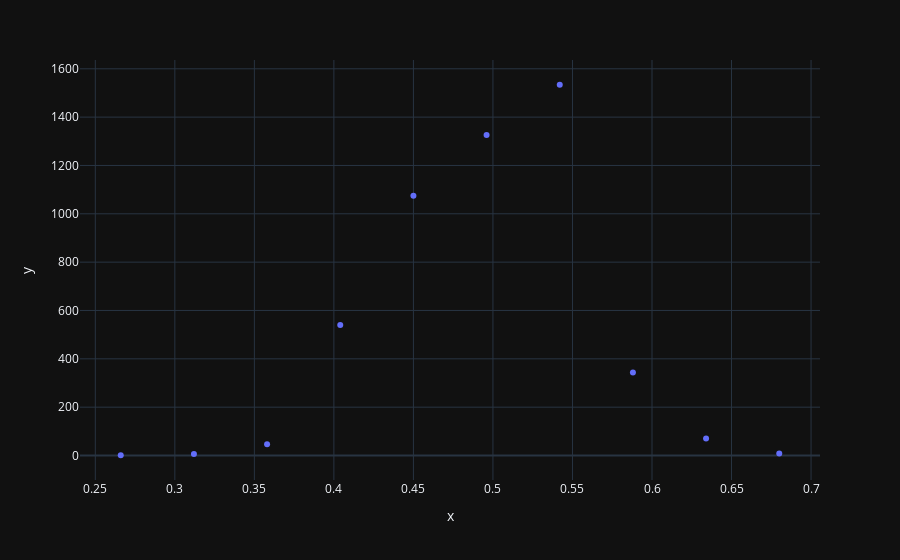

The notebook cell saved with this chart:
### Code cell
flat_solutions = np.array([r.m.flatten() for r in results])
dist = sp.spatial.distance.pdist(flat_solutions, metric='hamming')
hist, bins = np.histogram(dist, bins=dims)
px.scatter(x=bins[1:], y=hist)

### Figure 1 — Plotly figure (JSON) as saved in the notebook; plotly's stock layout.template omitted (floating-point values rounded to 4 significant figures)
{"data": [{"hovertemplate": "x=%{x}<br>y=%{y}<extra></extra>", "legendgroup": "", "marker": {"color": "#636efa", "symbol": "circle"}, "mode": "markers", "name": "", "orientation": "v", "showlegend": false, "x": [0.266, 0.312, 0.358, 0.404, 0.45, 0.496, 0.542, 0.588, 0.634, 0.68], "xaxis": "x", "y": [1, 6, 47, 540, 1075, 1326, 1534, 343, 70, 8], "yaxis": "y", "type": "scatter"}], "layout": {"xaxis": {"anchor": "y", "domain": [0.0, 1.0], "title": {"text": "x"}}, "yaxis": {"anchor": "x", "domain": [0.0, 1.0], "title": {"text": "y"}}, "legend": {"tracegroupgap": 0}, "margin": {"t": 60}}}
